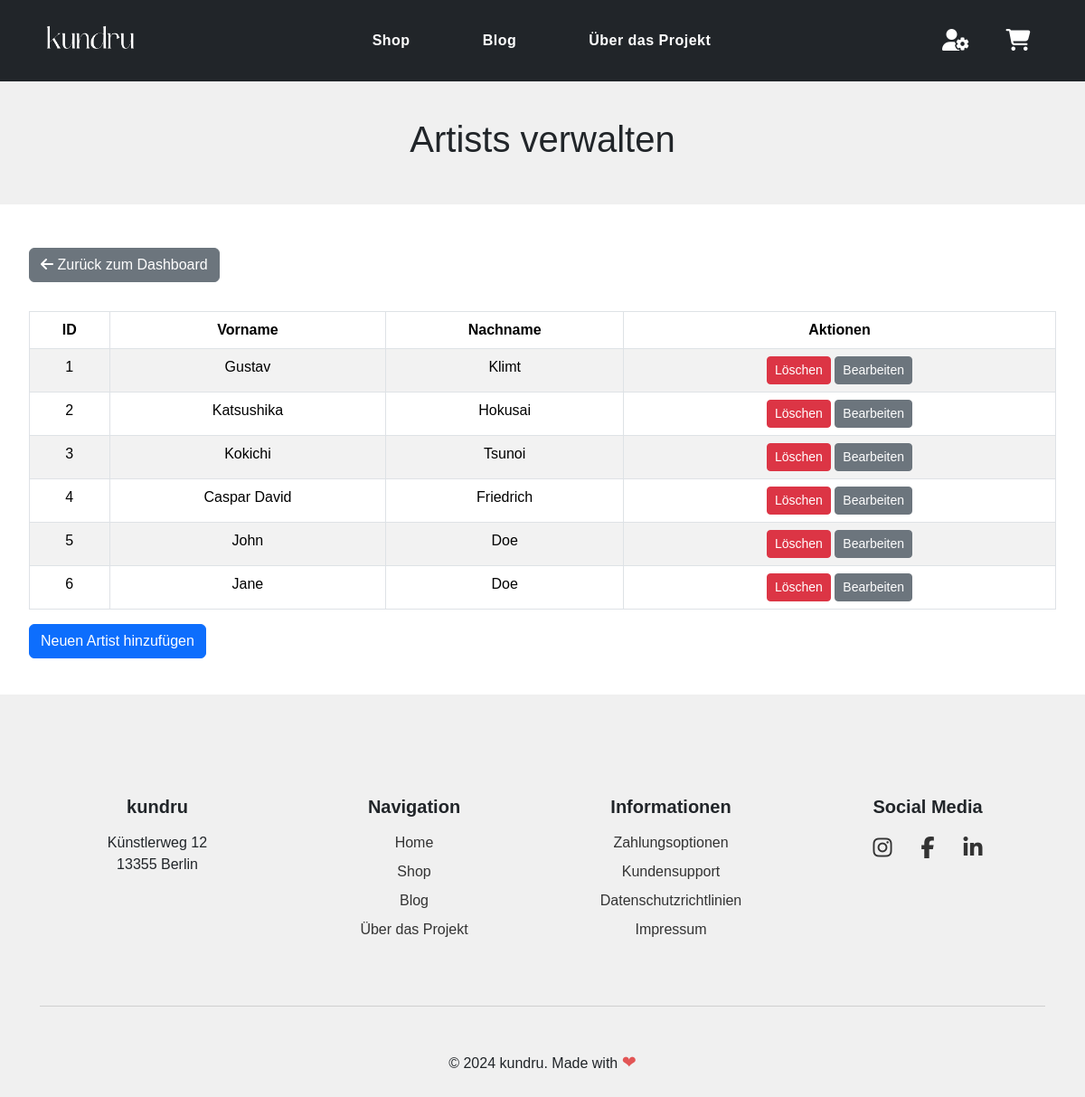
The page /views/manage_artists.php (signed in) on the database its author committed.
### tables this page shows
CREATE TABLE `artist` (
  `ArtistID` int(11) NOT NULL,
  `FirstName` varchar(50) DEFAULT NULL,
  `LastName` varchar(50) DEFAULT NULL
);

### models/User.php (called while the page is built, shortened)
<?php
class User {
    public static function isLoggedIn() {
        return isset($_SESSION['user_id']);
    }
}
?>

### controllers/AdminDashboardController.php (called while the page is built, shortened)
<?php
class AdminDashboardController {
    private $db;
    public function __construct($db) {
        $this->db = $db;
    }
    public function getArtists() {
        $stmt = $this->db->prepare("SELECT * FROM artist");
        $stmt->execute();
        return $stmt->fetchAll(PDO::FETCH_ASSOC);
    }
}
?>

### views/manage_artists.php (the view, shortened to what this page needs)
<?php
include('header.php');
require_once('../config/config.php');
require_once('../controllers/AdminDashboardController.php');
$adminDashboardController = new AdminDashboardController($conn);
$artists = $adminDashboardController->getArtists();
?>
<html>
<body>
    <header class="text-center mb-5 admin-dashboard-header">
        <h1>Artists verwalten</h1>
    </header>
    <div class="admin-dashboard-container my-5">
        <div class="row">
            <div class="col-md-12">
                <div class="mb-3">
                    <a href="/KUNDRU/views/admin_dashboard.php" class="btn btn-secondary mb-3">
                        <i class="fas fa-arrow-left"></i> Zurück zum Dashboard
                    </a>
                </div>
                <div class="admin-dashboard-card mb-4">
                    <div class="admin-dashboard-card-body">
                        <table class="table table-striped table-bordered">
                            <thead>
                                <tr>
                                    <th>ID</th>
                                    <th>Vorname</th>
                                    <th>Nachname</th>
                                    <th>Aktionen</th>
                                </tr>
                            </thead>
                            <tbody>
                                <?php foreach ($artists as $artist): ?>
                                    <tr>
                                        <td><?php echo htmlspecialchars($artist['ArtistID'], ENT_QUOTES, 'UTF-8'); ?></td>
                                        <td><?php echo htmlspecialchars($artist['FirstName'], ENT_QUOTES, 'UTF-8'); ?></td>
                                        <td><?php echo htmlspecialchars($artist['LastName'], ENT_QUOTES, 'UTF-8'); ?></td>
                                        <td>
                                            <button type="button" class="btn btn-danger btn-sm" data-bs-toggle="modal" data-bs-target="#deleteArtistModal" data-id="<?php echo htmlspecialchars($artist['ArtistID'], ENT_QUOTES, 'UTF-8'); ?>" data-first_name="<?php echo htmlspecialchars($artist['FirstName'], ENT_QUOTES, 'UTF-8'); ?>" data-last_name="<?php echo htmlspecialchars($artist['LastName'], ENT_QUOTES, 'UTF-8'); ?>">Löschen</button>
                                            <button type="button" class="btn btn-secondary btn-sm" data-bs-toggle="modal" data-bs-target="#updateArtistModal" data-id="<?php echo htmlspecialchars($artist['ArtistID'], ENT_QUOTES, 'UTF-8'); ?>" data-first_name="<?php echo htmlspecialchars($artist['FirstName'], ENT_QUOTES, 'UTF-8'); ?>" data-last_name="<?php echo htmlspecialchars($artist['LastName'], ENT_QUOTES, 'UTF-8'); ?>">Bearbeiten</button>
                                        </td>
                                    </tr>
                                <?php endforeach; ?>
                            </tbody>
                        </table>
                        <button type="button" class="btn btn-primary" data-bs-toggle="modal" data-bs-target="#addArtistModal">Neuen Artist hinzufügen</button>
                    </div>
                </div>
            </div>
        </div>
    </div>
</body>
</html>
<?php include('footer.php'); ?>

### views/header.php (shortened to what this page needs)
<?php
require_once(__DIR__ . '/../models/User.php');
?>
<!DOCTYPE html>
<html lang="de">
<head>
    <link type="text/css" href="/KUNDRU/assets/bootstrap/css/bootstrap.min.css" rel="stylesheet">
    <link type="text/css" href="/KUNDRU/assets/css/stylesheet.css" rel="stylesheet">
</head>
<body>
    <nav class="navbar navbar-expand-lg navbar-dark bg-dark">
    <a class="navbar-brand" href="/KUNDRU/index.php">
        <img src="/KUNDRU/assets/images/logo.png" alt="Logo">
    </a>
    <div class="collapse navbar-collapse justify-content-center" id="navbarNav">
        <ul class="navbar-nav">
            <li class="nav-item">
                <a class="nav-link" href="/KUNDRU/views/shop.php">Shop</a>
            </li>
            <li class="nav-item">
                <a class="nav-link" href="/KUNDRU/views/blog.php">Blog</a>
            </li>
            <li class="nav-item">
                <a class="nav-link" href="/KUNDRU/views/about.php">Über das Projekt</a>
            </li>
        </ul>
    </div>
    <ul class="navbar-nav ml-auto navbar-right d-flex flex-row" id="navbarIcons">
         <li class="nav-item">
            <?php if (User::isLoggedIn()): ?>
                <?php if ($_SESSION['role'] === 'admin'): ?>
                    <a class="nav-link icon" href="/KUNDRU/views/admin_dashboard.php">
                        <i class="fas fa-user-cog"></i>
                    </a>
                <?php else: ?>
                    <a class="nav-link icon" href="/KUNDRU/views/user_dashboard.php">
                        <i class="fas fa-user"></i>
                    </a>
                <?php endif; ?>
            <?php else: ?>
                <a class="nav-link icon" href="/KUNDRU/views/login.php">
                    <i class="fas fa-user"></i>
                </a>
            <?php endif; ?>
        </li>
        <li class="nav-item position-relative">
            <a class="nav-link icon" href="/KUNDRU/views/cart.php">
                <i class="fas fa-shopping-cart"></i>
            </a>
        </li>
    </ul>
</nav>
</body>
</html>

### views/footer.php
<footer class="footer">
    <div class="container">
        <div class="row justify-content-center">
            <div class="col-md-3 mb-4 text-center">
                <h5 class="footer-title">kundru</h5>
                <p>Künstlerweg 12<br>13355 Berlin</p>
            </div>
            <div class="col-md-3 mb-4 text-center">
                <h5 class="footer-title">Navigation</h5>
                <ul class="list-unstyled">
                    <li><a href="/KUNDRU/index.php">Home</a></li>
                    <li><a href="/KUNDRU/views/shop.php">Shop</a></li>
                    <li><a href="/KUNDRU/views/blog.php">Blog</a></li>
                    <li><a href="/KUNDRU/views/about.php">Über das Projekt</a></li>
                </ul>
            </div>
            <div class="col-md-3 mb-4 text-center">
                <h5 class="footer-title">Informationen</h5>
                <ul class="list-unstyled">
                    <li><a href="/KUNDRU/index.php">Zahlungsoptionen</a></li>
                    <li><a href="/KUNDRU/index.php">Kundensupport</a></li>
                    <li><a href="/KUNDRU/index.php">Datenschutzrichtlinien</a></li>
                    <li><a href="/KUNDRU/index.php">Impressum</a></li>
                </ul>
            </div>
            <div class="col-md-3 mb-4 text-center">
                <h5 class="footer-title">Social Media</h5>
                <ul class="list-unstyled d-flex justify-content-center">
                    <li class="me-3"><a href="https://www.instagram.com" target="_blank" class="social-icon"><i class="fab fa-instagram"></i></a></li>
                    <li class="me-3"><a href="https://www.facebook.com" target="_blank" class="social-icon"><i class="fab fa-facebook-f"></i></a></li>
                    <li><a href="https://www.linkedin.com" target="_blank" class="social-icon"><i class="fab fa-linkedin-in"></i></a></li>
                </ul>
            </div>
        </div>
        <hr class="footer-divider">
        <div class="text-center py-3">
            <p>&copy; 2024 kundru. Made with <span class="heart-icon">&#10084;</span></p>
        </div>
    </div>
</footer>

### assets/css/stylesheet.css (style rules this page uses)
:root { --color-primary: #4c6e63; --color-primary-hover: #3b5c50; --color-secondary: #4e4e4e; --color-secondary-hover: #6c6c6c; --color-tertiary: #aabfb5; --color-background: #f0f0f0; --color-light: #fff; --color-dark: #333; --color-border: #ddd; --color-shadow: rgba(0, 0, 0, 0.1); --color-shadow-hover: rgba(0, 0, 0, 0.2); }
* { margin: 0; padding: 0; box-sizing: border-box; }
body { font-family: 'Poppins', sans-serif; background-color: var(--color-background); }
.navbar { background-color: var(--color-dark); padding: 10px 20px; }
.navbar-brand { margin-left: 20px; }
.navbar-brand img { width: 120px; }
.navbar-nav .nav-link { color: var(--color-light); font-weight: 600; margin: 0 2rem; position: relative; letter-spacing: 0.5px; }
.navbar-nav .nav-link::after { content: ''; display: block; position: absolute; bottom: -5px; left: 0; width: 100%; height: 2px; background-color: transparent; transition: background-color 0.3s ease; }
.navbar-nav .nav-item .icon { font-size: 1.5rem; margin: 0 0.75rem; }
.navbar-collapse { justify-content: space-between; }
.navbar-right { margin-right: 20px; }
.footer { padding: 4rem 2rem 1rem 2rem; }
.footer-title { font-size: 1.25rem; font-weight: bold; margin-bottom: 1rem; }
.footer ul { padding-left: 0; list-style: none; }
.footer ul li { margin-bottom: 0.5rem; }
.footer ul li a { text-decoration: none; color: var(--color-dark); transition: color 0.3s ease; }
.social-icon { font-size: 1.5rem; color: var(--color-dark); margin: 0 0.5rem; }
.footer-divider { border-top: 1px solid var(--color-secondary-hover); margin: 2rem 0; }
.heart-icon { color: #e25555; font-size: 1.2rem; }
.table-striped { text-align: center; }
.btn-secondary { background-color: #6c757d; border-color: #6c757d; }
.admin-dashboard-container { background-color: var(--color-light); padding: 3rem 2rem 1rem 2rem; }
.admin-dashboard-header { font-size: 2rem; margin-top: 2.5rem; }

### rows shown on the page
artist: ArtistID "1", FirstName "Gustav", LastName "Klimt"
artist: ArtistID "2", FirstName "Katsushika", LastName "Hokusai"
artist: ArtistID "3", FirstName "Kokichi", LastName "Tsunoi"
artist: ArtistID "4", FirstName "Caspar David", LastName "Friedrich"
artist: ArtistID "5", FirstName "John", LastName "Doe"
artist: ArtistID "6", FirstName "Jane", LastName "Doe"
